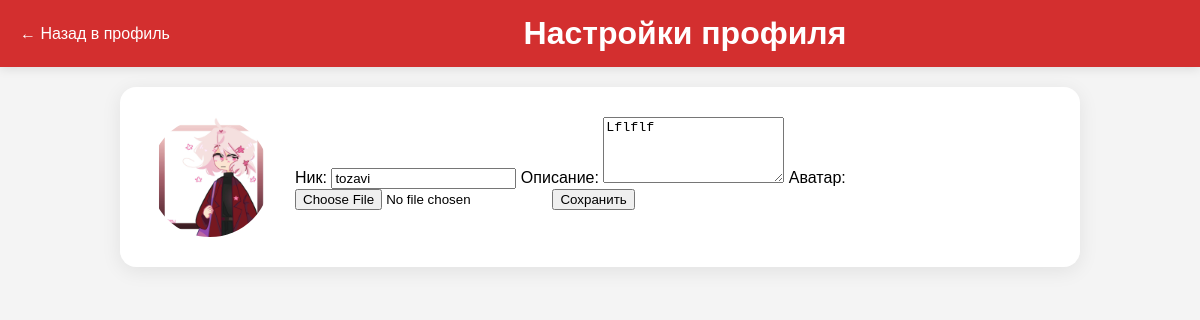
Before: /settings.php (signed in) with the older database file.
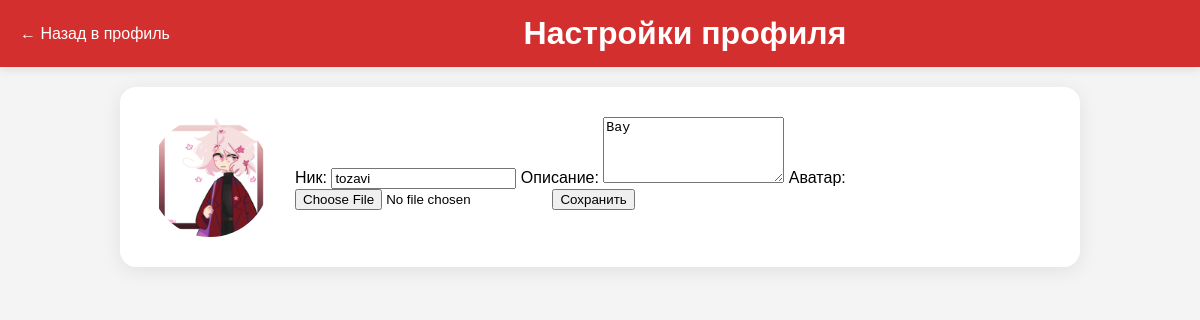
After: the same page with the newer database file.
### tables this page shows
CREATE TABLE `users` (
  `id` int NOT NULL,
  `email` varchar(255) NOT NULL,
  `login` varchar(50) NOT NULL,
  `password_hash` varchar(255) NOT NULL,
  `avatar` varchar(255) DEFAULT 'avatar.jpg',
  `about` text,
  `created_at` timestamp NULL DEFAULT CURRENT_TIMESTAMP,
  `is_admin` tinyint(1) NOT NULL DEFAULT '0'
);

### settings.php (the view, shortened to what this page needs)
<?php
require 'db.php';
$userId = $_SESSION['user_id'];
$stmt = $pdo->prepare('SELECT * FROM users WHERE id = ?');
$stmt->execute([$userId]);
$user = $stmt->fetch(PDO::FETCH_ASSOC);
?>
<!DOCTYPE html>
<html lang="ru">
<head>
    <link rel="stylesheet" href="../assets/css/profile.css">
</head>
<body>
<header class="header">
    <a href="../profile.php" class="back-btn">← Назад в профиль</a>
    <h1>Настройки профиля</h1>
</header>
<main class="profile-page">
    <form class="user-info" method="post" enctype="multipart/form-data">
        <div class="avatar" style="background-image: url('<?php echo htmlspecialchars($user['avatar']); ?>');"></div>
        <div class="user-details">
            <label>
                Ник:
                <input type="text" name="login" value="<?php echo htmlspecialchars($user['login']); ?>">
            </label>
            <label>
                Описание:
                <textarea name="about" rows="4"><?php echo htmlspecialchars($user['about']); ?></textarea>
            </label>
            <label>
                Аватар:
                <input type="file" name="avatar" accept="image/*">
            </label>
            <button type="submit" class="edit-profile-btn">Сохранить</button>
        </div>
    </form>
</main>
</body>
</html>

Changed rows visible on the page:
changed users "tozavi": about "Lflflf" → "Вау"
